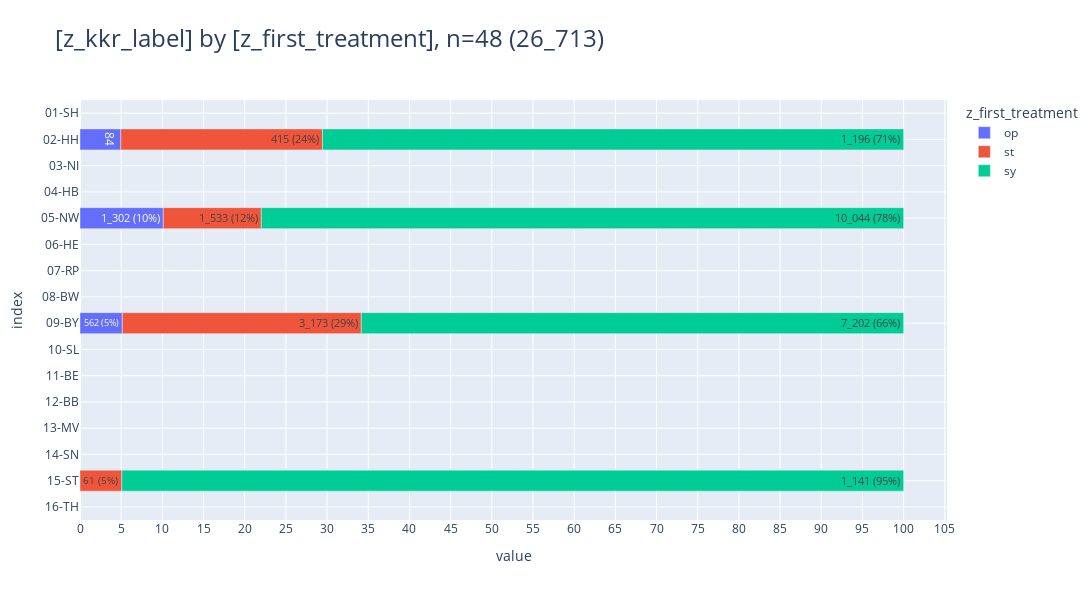

Source (notebook cell):
### Code cell
df_delay_kkr = db_delay.filter("left(z_kkr_label,2)::int8 in (2,5,9,15)").to_df().iloc[:,[0,2,1]]
display(df_delay_kkr)
pls.plot_stacked_bars(
    df_delay_kkr,
    height=600,
    width=1600,
    orientation="h",
    relative=True,
    show_pct_bar=True,
    kkr_col="z_kkr_label",
    # renderer="png",
    )

### Figure 1 — Plotly figure (JSON) as saved in the notebook; plotly's stock layout.template omitted (floating-point values rounded to 4 significant figures)
{"data": [{"hovertemplate": "col=op<br>value=%{x}<br>index=%{y}<br>cnt_pct_bar_str=%{text}<extra></extra>", "legendgroup": "op", "marker": {"color": "#636EFA", "pattern": {"shape": ""}}, "name": "op", "orientation": "h", "showlegend": true, "text": ["0", "84", "0", "0", "1_302 (10%)", "0", "0", "0", "562 (5%)", "0", "0", "0", "0", "0", "0", "0"], "textposition": "auto", "type": "bar", "x": [0.0, 84.0, 0.0, 0.0, 1302.0, 0.0, 0.0, 0.0, 562.0, 0.0, 0.0, 0.0, 0.0, 0.0, 0.0, 0.0], "xaxis": "x", "y": ["01-SH", "02-HH", "03-NI", "04-HB", "05-NW", "06-HE", "07-RP", "08-BW", "09-BY", "10-SL", "11-BE", "12-BB", "13-MV", "14-SN", "15-ST", "16-TH"], "yaxis": "y"}, {"hovertemplate": "col=st<br>value=%{x}<br>index=%{y}<br>cnt_pct_bar_str=%{text}<extra></extra>", "legendgroup": "st", "marker": {"color": "#EF553B", "pattern": {"shape": ""}}, "name": "st", "orientation": "h", "showlegend": true, "text": ["0", "415 (24%)", "0", "0", "1_533 (12%)", "0", "0", "0", "3_173 (29%)", "0", "0", "0", "0", "0", "61 (5%)", "0"], "textposition": "auto", "type": "bar", "x": [0.0, 415.0, 0.0, 0.0, 1533.0, 0.0, 0.0, 0.0, 3173.0, 0.0, 0.0, 0.0, 0.0, 0.0, 61.0, 0.0], "xaxis": "x", "y": ["01-SH", "02-HH", "03-NI", "04-HB", "05-NW", "06-HE", "07-RP", "08-BW", "09-BY", "10-SL", "11-BE", "12-BB", "13-MV", "14-SN", "15-ST", "16-TH"], "yaxis": "y"}, {"hovertemplate": "col=sy<br>value=%{x}<br>index=%{y}<br>cnt_pct_bar_str=%{text}<extra></extra>", "legendgroup": "sy", "marker": {"color": "#00CC96", "pattern": {"shape": ""}}, "name": "sy", "orientation": "h", "showlegend": true, "text": ["0", "1_196 (71%)", "0", "0", "10_044 (78%)", "0", "0", "0", "7_202 (66%)", "0", "0", "0", "0", "0", "1_141 (95%)", "0"], "textposition": "auto", "type": "bar", "x": [0.0, 1196.0, 0.0, 0.0, 10040.0, 0.0, 0.0, 0.0, 7202.0, 0.0, 0.0, 0.0, 0.0, 0.0, 1141.0, 0.0], "xaxis": "x", "y": ["01-SH", "02-HH", "03-NI", "04-HB", "05-NW", "06-HE", "07-RP", "08-BW", "09-BY", "10-SL", "11-BE", "12-BB", "13-MV", "14-SN", "15-ST", "16-TH"], "yaxis": "y"}], "layout": {"barmode": "relative", "barnorm": "percent", "height": 600, "legend": {"title": {"text": "z_first_treatment"}, "tracegroupgap": 0, "traceorder": "normal"}, "title": {"font": {"size": 24}, "text": "[z_kkr_label] by [z_first_treatment], n=48 (26_713)", "xanchor": "left", "y": 0.95, "yanchor": "top"}, "width": 1600, "xaxis": {"anchor": "y", "domain": [0, 1], "dtick": 5, "gridwidth": 1, "showgrid": true, "title": {"text": "value"}}, "yaxis": {"anchor": "x", "categoryarray": ["16-TH", "15-ST", "14-SN", "13-MV", "12-BB", "11-BE", "10-SL", "09-BY", "08-BW", "07-RP", "06-HE", "05-NW", "04-HB", "03-NI", "02-HH", "01-SH"], "categoryorder": "array", "domain": [0, 1], "gridwidth": 1, "showgrid": true, "title": {"text": "index"}}}}
